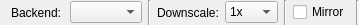
<?xml version="1.0" encoding="UTF-8"?>
<ui version="4.0">
 <class>ControlWidget</class>
 <widget class="QWidget" name="ControlWidget">
  <property name="geometry">
   <rect>
    <x>0</x>
    <y>0</y>
    <width>359</width>
    <height>25</height>
   </rect>
  </property>
  <property name="windowTitle">
   <string>Form</string>
  </property>
  <layout class="QHBoxLayout" name="horizontalLayout">
   <property name="topMargin">
    <number>0</number>
   </property>
   <property name="rightMargin">
    <number>0</number>
   </property>
   <property name="bottomMargin">
    <number>0</number>
   </property>
   <item>
    <widget class="QLabel" name="label">
     <property name="text">
      <string>Backend:</string>
     </property>
    </widget>
   </item>
   <item>
    <widget class="QComboBox" name="backend"/>
   </item>
   <item>
    <widget class="Line" name="line">
     <property name="orientation">
      <enum>Qt::Vertical</enum>
     </property>
    </widget>
   </item>
   <item>
    <widget class="QLabel" name="label_2">
     <property name="text">
      <string>Downscale:</string>
     </property>
    </widget>
   </item>
   <item>
    <widget class="QComboBox" name="scale">
     <item>
      <property name="text">
       <string>1x</string>
      </property>
     </item>
     <item>
      <property name="text">
       <string>2x</string>
      </property>
     </item>
     <item>
      <property name="text">
       <string>4x</string>
      </property>
     </item>
     <item>
      <property name="text">
       <string>8x</string>
      </property>
     </item>
     <item>
      <property name="text">
       <string>16x</string>
      </property>
     </item>
    </widget>
   </item>
   <item>
    <widget class="Line" name="line_3">
     <property name="orientation">
      <enum>Qt::Vertical</enum>
     </property>
    </widget>
   </item>
   <item>
    <widget class="QCheckBox" name="mirror">
     <property name="text">
      <string>Mirror</string>
     </property>
    </widget>
   </item>
   <item>
    <widget class="Line" name="line_2">
     <property name="orientation">
      <enum>Qt::Vertical</enum>
     </property>
    </widget>
   </item>
  </layout>
 </widget>
 <resources/>
 <connections/>
</ui>
